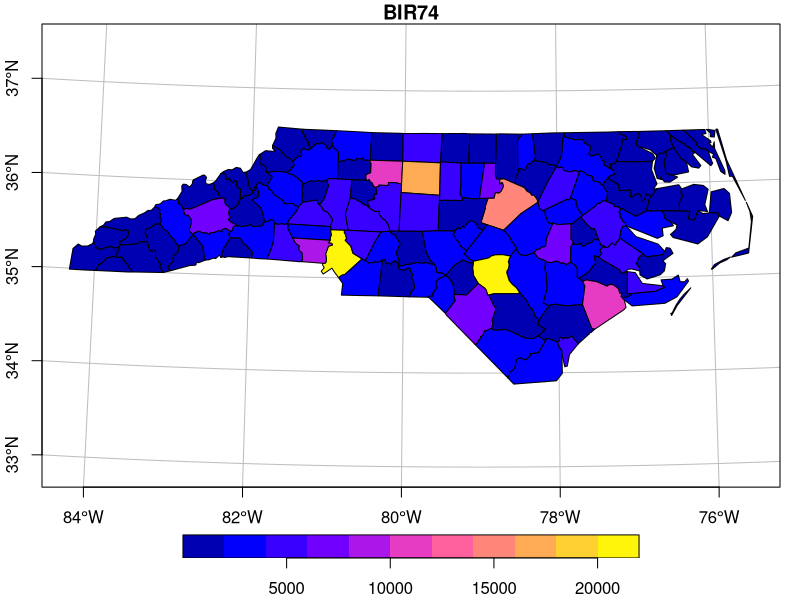

The R script that drew this image:
## ---- chunk 1
library(tidyverse)
library(sf)
system.file("gpkg/nc.gpkg", package="sf") |>
    read_sf() -> nc
nc.32119 <- st_transform(nc, 'EPSG:32119')
nc.32119 |>
    select(BIR74) |>
    plot(graticule = TRUE, axes = TRUE)
